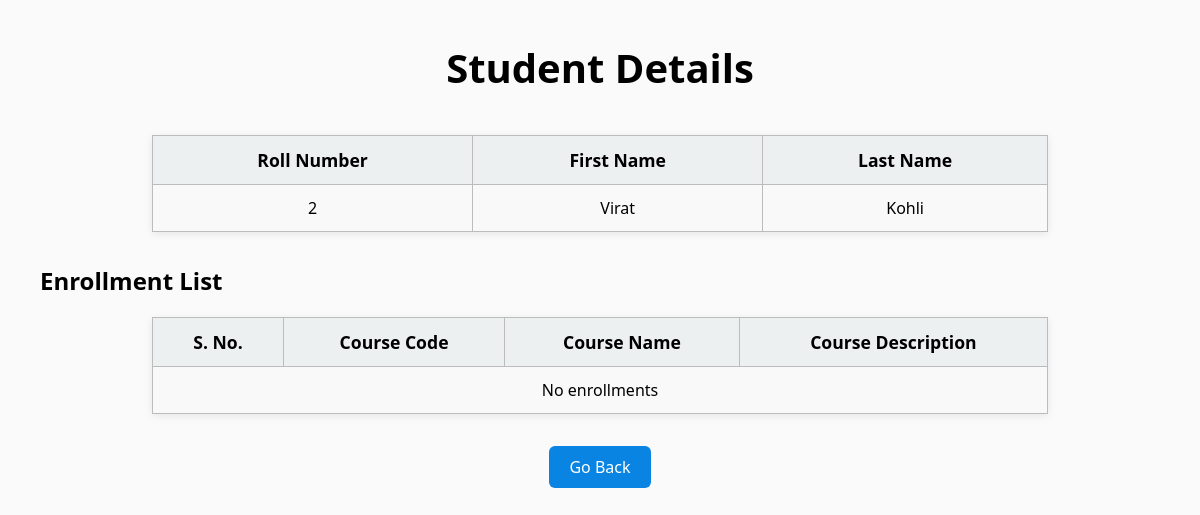
The page /student/2/ on the database its author committed.
### app.py (models this page shows)
class Student(db.Model):
    student_id = db.Column(db.Integer, primary_key=True,autoincrement=True)
    roll_number = db.Column(db.String(20), unique=True, nullable=False)
    first_name = db.Column(db.String(100), nullable=False)
    last_name = db.Column(db.String(100) )

### app.py (the view)
@app.route('/student/<int:student_id>/', methods=['GET'])
def student_detail(student_id):
    student = Student.query.filter_by(student_id=student_id).first()
    enrollments = Enrollments.query.filter_by(estudent_id=student_id).all()
    course_ids = [enrollment.ecourse_id for enrollment in enrollments]
    courses = Course.query.filter(Course.course_id.in_(course_ids)).all()
    return render_template('student_detail.html', student=student, courses=courses)

### templates/student_detail.html (shortened to what this page needs)
<!DOCTYPE html>
<html lang="en">
<head>
    <link rel="stylesheet" href="{{ url_for('static', filename='style.css') }}">
</head>
<body>
    <div class="details-card">
        <h1>Student Details</h1>
        <table class="mini-table">
            <tr>
                <th>Roll Number</th>
                <th>First Name</th>
                <th>Last Name</th>
            </tr>
            <tr>
                <td>{{ student.roll_number }}</td>
                <td>{{ student.first_name }}</td>
                <td>{{ student.last_name }}</td>
            </tr>
        </table>
        <h2>Enrollment List</h2>
        <table>
            <tr>
                <th>S. No.</th>
                <th>Course Code</th>
                <th>Course Name</th>
                <th>Course Description</th>
            </tr>
            {% if enrollment_details %}
                {% for c in enrollment_details %}
                <tr>
                    <td>{{ loop.index }}</td>
                    <td>{{ c.course_code }}</td>
                    <td>{{ c.course_name }}</td>
                    <td>{{ c.course_description }}</td>
                </tr>
                {% endfor %}
            {% else %}
                <tr>
                    <td colspan="4">No enrollments</td>
                </tr>
            {% endif %}
        </table>
        <a class="add-btn" style="margin-top:2em" href="/">Go Back</a>
    </div>
</body>
</html>

### static/style.css (style rules this page uses)
body { font-family: 'Segoe UI', Arial, sans-serif; background-color: #fafafa; margin: 40px; }
h1 { text-align: center; font-size: 2.5em; margin-bottom: 1em; }
table { border-collapse: collapse; margin: 0 auto 2em auto; width: 80%; background: white; box-shadow: 0 2px 8px rgba(0,0,0,0.08); }
th, td { border: 1px solid #bcbcbc; padding: 12px 18px; text-align: center; }
th { background-color: #ecf0f1; font-size: 1.1em; }
tr:nth-child(even) { background-color: #f9f9f9; }
a { color: #2c3e50; text-decoration: none; padding: 4px 10px; border-radius: 4px; transition: background 0.2s; }
.add-btn { margin: 0 auto; display: block; width: fit-content; padding: 10px 20px; background: #0984e3; color: white; border-radius: 6px; text-decoration: none; font-weight: 500; transition: background 0.2s; }

### rows shown on the page
Student: roll_number "2", first_name "Virat", last_name "Kohli"
